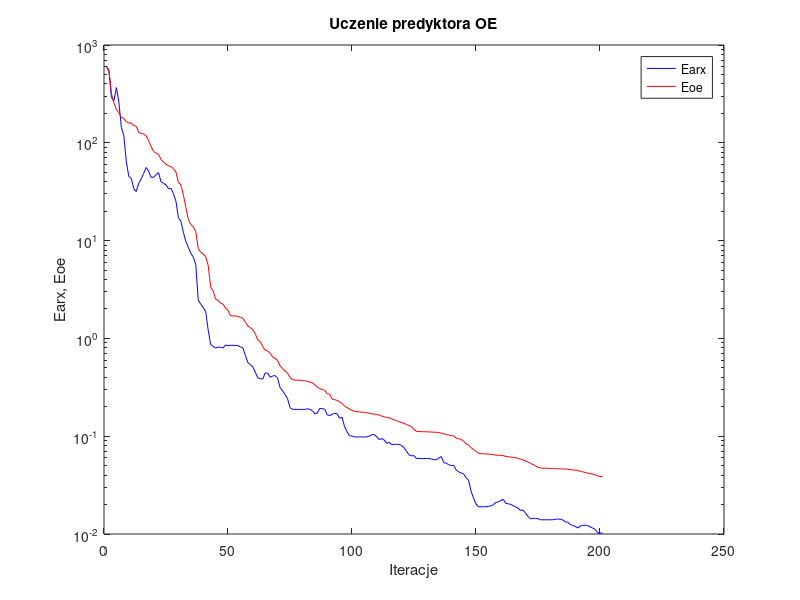
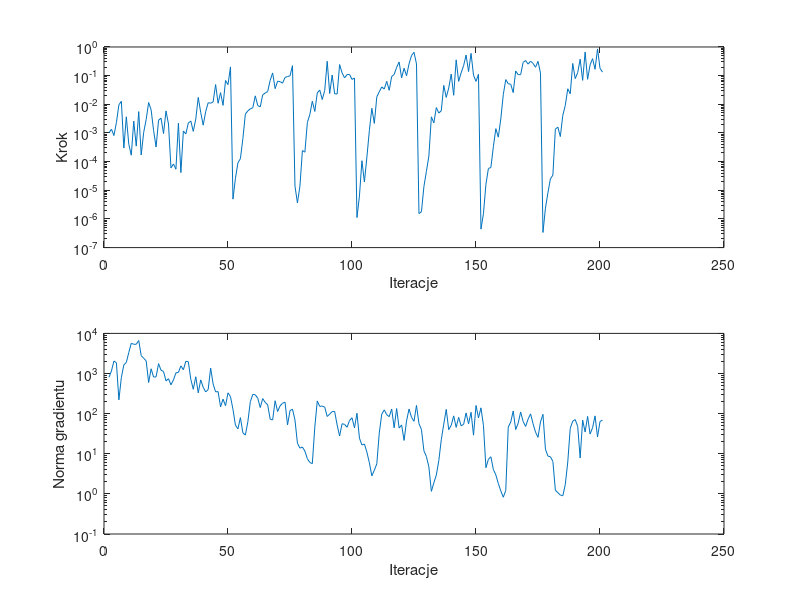

Source code (MATLAB) for these figures, in order:
%uczenie predyktora oe
clear all;
n=0; farx(n+1)=6.014669e+002; foe(n+1)=6.069283e+002; wspucz(n+1)=0.000000e+000; ng(n+1)=0.000000e+000;
%odnowa zmiennej metryki
n=1; farx(n+1)=5.386586e+002; foe(n+1)=5.530073e+002; krok(n+1)=1.002232e-003; ng(n+1)=8.036113e+002;
n=2; farx(n+1)=2.897135e+002; foe(n+1)=3.183984e+002; krok(n+1)=1.358387e-003; ng(n+1)=1.157971e+003;
n=3; farx(n+1)=2.697805e+002; foe(n+1)=2.556398e+002; krok(n+1)=8.132823e-004; ng(n+1)=2.049252e+003;
n=4; farx(n+1)=3.668474e+002; foe(n+1)=2.186934e+002; krok(n+1)=2.281831e-003; ng(n+1)=1.857761e+003;
n=5; farx(n+1)=2.596716e+002; foe(n+1)=2.031291e+002; krok(n+1)=9.612071e-003; ng(n+1)=2.205960e+002;
n=6; farx(n+1)=1.440369e+002; foe(n+1)=1.817584e+002; krok(n+1)=1.270603e-002; ng(n+1)=7.996375e+002;
n=7; farx(n+1)=1.180077e+002; foe(n+1)=1.771404e+002; krok(n+1)=2.969649e-004; ng(n+1)=1.642761e+003;
n=8; farx(n+1)=6.377833e+001; foe(n+1)=1.646629e+002; krok(n+1)=3.660956e-003; ng(n+1)=1.886065e+003;
n=9; farx(n+1)=4.546711e+001; foe(n+1)=1.596863e+002; krok(n+1)=4.009002e-004; ng(n+1)=3.356807e+003;
n=10; farx(n+1)=4.328739e+001; foe(n+1)=1.588282e+002; krok(n+1)=1.674127e-004; ng(n+1)=5.678433e+003;
n=11; farx(n+1)=3.392932e+001; foe(n+1)=1.497460e+002; krok(n+1)=2.593399e-003; ng(n+1)=5.353340e+003;
n=12; farx(n+1)=3.180844e+001; foe(n+1)=1.474686e+002; krok(n+1)=3.473499e-004; ng(n+1)=5.360874e+003;
n=13; farx(n+1)=3.856626e+001; foe(n+1)=1.278095e+002; krok(n+1)=5.557598e-003; ng(n+1)=6.656057e+003;
n=14; farx(n+1)=4.278329e+001; foe(n+1)=1.248044e+002; krok(n+1)=1.705607e-004; ng(n+1)=2.785095e+003;
n=15; farx(n+1)=4.863093e+001; foe(n+1)=1.228453e+002; krok(n+1)=1.046070e-003; ng(n+1)=2.399435e+003;
n=16; farx(n+1)=5.599246e+001; foe(n+1)=1.178575e+002; krok(n+1)=2.939707e-003; ng(n+1)=2.069766e+003;
n=17; farx(n+1)=5.127419e+001; foe(n+1)=1.048842e+002; krok(n+1)=1.153579e-002; ng(n+1)=5.971234e+002;
n=18; farx(n+1)=4.431248e+001; foe(n+1)=9.149370e+001; krok(n+1)=6.419868e-003; ng(n+1)=1.312263e+003;
n=19; farx(n+1)=4.449227e+001; foe(n+1)=8.133223e+001; krok(n+1)=1.218594e-003; ng(n+1)=8.150151e+002;
n=20; farx(n+1)=4.724041e+001; foe(n+1)=7.825704e+001; krok(n+1)=3.229906e-004; ng(n+1)=8.277364e+002;
n=21; farx(n+1)=4.946539e+001; foe(n+1)=7.623090e+001; krok(n+1)=2.778799e-003; ng(n+1)=1.760503e+003;
n=22; farx(n+1)=3.989958e+001; foe(n+1)=6.733244e+001; krok(n+1)=3.286413e-003; ng(n+1)=1.206284e+003;
n=23; farx(n+1)=3.860142e+001; foe(n+1)=6.344305e+001; krok(n+1)=9.540187e-004; ng(n+1)=1.124308e+003;
n=24; farx(n+1)=3.716633e+001; foe(n+1)=6.052430e+001; krok(n+1)=5.879413e-003; ng(n+1)=6.548376e+002;
n=25; farx(n+1)=3.392365e+001; foe(n+1)=5.802718e+001; krok(n+1)=2.051078e-003; ng(n+1)=7.423874e+002;
%odnowa zmiennej metryki
n=26; farx(n+1)=3.420338e+001; foe(n+1)=5.705684e+001; krok(n+1)=6.009622e-005; ng(n+1)=5.234702e+002;
n=27; farx(n+1)=3.019980e+001; foe(n+1)=5.440165e+001; krok(n+1)=8.286257e-005; ng(n+1)=6.925920e+002;
n=28; farx(n+1)=2.534681e+001; foe(n+1)=5.024106e+001; krok(n+1)=5.427827e-005; ng(n+1)=1.038976e+003;
n=29; farx(n+1)=1.713866e+001; foe(n+1)=3.945056e+001; krok(n+1)=2.187783e-003; ng(n+1)=1.064522e+003;
n=30; farx(n+1)=1.577310e+001; foe(n+1)=3.710365e+001; krok(n+1)=4.135969e-005; ng(n+1)=1.551802e+003;
n=31; farx(n+1)=1.215537e+001; foe(n+1)=2.957362e+001; krok(n+1)=1.167278e-003; ng(n+1)=1.240275e+003;
n=32; farx(n+1)=9.781096e+000; foe(n+1)=2.175730e+001; krok(n+1)=9.303493e-004; ng(n+1)=2.023713e+003;
n=33; farx(n+1)=8.546438e+000; foe(n+1)=1.653875e+001; krok(n+1)=2.223715e-003; ng(n+1)=1.962422e+003;
n=34; farx(n+1)=7.419851e+000; foe(n+1)=1.460994e+001; krok(n+1)=2.607264e-003; ng(n+1)=7.179113e+002;
n=35; farx(n+1)=6.797527e+000; foe(n+1)=1.380595e+001; krok(n+1)=1.135356e-003; ng(n+1)=4.047951e+002;
n=36; farx(n+1)=5.688655e+000; foe(n+1)=1.242885e+001; krok(n+1)=3.059436e-003; ng(n+1)=8.308746e+002;
n=37; farx(n+1)=2.470867e+000; foe(n+1)=8.301836e+000; krok(n+1)=1.740861e-002; ng(n+1)=3.298732e+002;
n=38; farx(n+1)=2.237094e+000; foe(n+1)=7.587480e+000; krok(n+1)=5.167850e-003; ng(n+1)=6.934111e+002;
n=39; farx(n+1)=2.074795e+000; foe(n+1)=7.296389e+000; krok(n+1)=1.869974e-003; ng(n+1)=4.553847e+002;
n=40; farx(n+1)=1.872147e+000; foe(n+1)=6.832194e+000; krok(n+1)=5.548179e-003; ng(n+1)=3.473606e+002;
n=41; farx(n+1)=1.221240e+000; foe(n+1)=5.593738e+000; krok(n+1)=1.131031e-002; ng(n+1)=3.979452e+002;
n=42; farx(n+1)=8.657996e-001; foe(n+1)=3.353254e+000; krok(n+1)=1.095618e-002; ng(n+1)=1.362726e+003;
n=43; farx(n+1)=8.302560e-001; foe(n+1)=3.072447e+000; krok(n+1)=1.210728e-002; ng(n+1)=5.467333e+002;
n=44; farx(n+1)=7.955941e-001; foe(n+1)=2.520857e+000; krok(n+1)=4.880471e-002; ng(n+1)=3.495145e+002;
n=45; farx(n+1)=8.144629e-001; foe(n+1)=2.454560e+000; krok(n+1)=1.086709e-002; ng(n+1)=3.540526e+002;
n=46; farx(n+1)=8.107855e-001; foe(n+1)=2.295633e+000; krok(n+1)=2.556212e-002; ng(n+1)=1.479208e+002;
n=47; farx(n+1)=7.992084e-001; foe(n+1)=2.235412e+000; krok(n+1)=9.173286e-003; ng(n+1)=2.298429e+002;
n=48; farx(n+1)=8.564356e-001; foe(n+1)=2.046794e+000; krok(n+1)=6.774452e-002; ng(n+1)=1.574013e+002;
n=49; farx(n+1)=8.422052e-001; foe(n+1)=1.937631e+000; krok(n+1)=4.857442e-002; ng(n+1)=3.295642e+002;
n=50; farx(n+1)=8.507146e-001; foe(n+1)=1.704357e+000; krok(n+1)=2.016994e-001; ng(n+1)=2.653453e+002;
%odnowa zmiennej metryki
n=51; farx(n+1)=8.494821e-001; foe(n+1)=1.698117e+000; krok(n+1)=4.904366e-006; ng(n+1)=1.283284e+002;
n=52; farx(n+1)=8.467534e-001; foe(n+1)=1.693763e+000; krok(n+1)=2.628202e-005; ng(n+1)=5.151471e+001;
n=53; farx(n+1)=8.436307e-001; foe(n+1)=1.683789e+000; krok(n+1)=9.108681e-005; ng(n+1)=4.175812e+001;
n=54; farx(n+1)=8.189849e-001; foe(n+1)=1.639522e+000; krok(n+1)=1.266921e-004; ng(n+1)=7.947787e+001;
n=55; farx(n+1)=8.017801e-001; foe(n+1)=1.607755e+000; krok(n+1)=6.369581e-004; ng(n+1)=3.320753e+001;
n=56; farx(n+1)=6.715394e-001; foe(n+1)=1.462498e+000; krok(n+1)=4.563662e-003; ng(n+1)=2.921129e+001;
n=57; farx(n+1)=5.657209e-001; foe(n+1)=1.337775e+000; krok(n+1)=5.906887e-003; ng(n+1)=6.261763e+001;
n=58; farx(n+1)=5.410025e-001; foe(n+1)=1.288375e+000; krok(n+1)=6.970444e-003; ng(n+1)=1.983864e+002;
n=59; farx(n+1)=5.110158e-001; foe(n+1)=1.229851e+000; krok(n+1)=7.598245e-003; ng(n+1)=3.022476e+002;
n=60; farx(n+1)=4.513176e-001; foe(n+1)=1.115208e+000; krok(n+1)=1.970594e-002; ng(n+1)=2.941374e+002;
n=61; farx(n+1)=3.966624e-001; foe(n+1)=9.627791e-001; krok(n+1)=9.019129e-003; ng(n+1)=2.425802e+002;
n=62; farx(n+1)=3.881982e-001; foe(n+1)=9.248069e-001; krok(n+1)=8.155298e-003; ng(n+1)=1.418342e+002;
n=63; farx(n+1)=3.835072e-001; foe(n+1)=8.267898e-001; krok(n+1)=2.142882e-002; ng(n+1)=2.370728e+002;
n=64; farx(n+1)=4.423490e-001; foe(n+1)=7.577312e-001; krok(n+1)=2.476948e-002; ng(n+1)=1.909061e+002;
n=65; farx(n+1)=4.416241e-001; foe(n+1)=7.443684e-001; krok(n+1)=2.792385e-002; ng(n+1)=1.652153e+002;
n=66; farx(n+1)=4.004863e-001; foe(n+1)=7.056481e-001; krok(n+1)=6.813219e-002; ng(n+1)=7.285666e+001;
n=67; farx(n+1)=4.124334e-001; foe(n+1)=6.460930e-001; krok(n+1)=1.242765e-001; ng(n+1)=6.951562e+001;
n=68; farx(n+1)=4.168314e-001; foe(n+1)=6.267443e-001; krok(n+1)=3.522595e-002; ng(n+1)=2.096984e+002;
n=69; farx(n+1)=3.916300e-001; foe(n+1)=5.922969e-001; krok(n+1)=6.394768e-002; ng(n+1)=1.128990e+002;
n=70; farx(n+1)=3.143929e-001; foe(n+1)=5.252131e-001; krok(n+1)=6.153853e-002; ng(n+1)=1.562789e+002;
n=71; farx(n+1)=2.923023e-001; foe(n+1)=4.899460e-001; krok(n+1)=5.466235e-002; ng(n+1)=1.818348e+002;
n=72; farx(n+1)=2.658204e-001; foe(n+1)=4.648973e-001; krok(n+1)=8.643496e-002; ng(n+1)=1.929812e+002;
n=73; farx(n+1)=2.423154e-001; foe(n+1)=4.407397e-001; krok(n+1)=9.327289e-002; ng(n+1)=5.220644e+001;
n=74; farx(n+1)=1.957622e-001; foe(n+1)=3.999689e-001; krok(n+1)=9.809225e-002; ng(n+1)=1.188628e+002;
n=75; farx(n+1)=1.883964e-001; foe(n+1)=3.795045e-001; krok(n+1)=2.233908e-001; ng(n+1)=1.293175e+002;
%odnowa zmiennej metryki
n=76; farx(n+1)=1.880188e-001; foe(n+1)=3.742996e-001; krok(n+1)=1.404624e-005; ng(n+1)=6.970961e+001;
n=77; farx(n+1)=1.879945e-001; foe(n+1)=3.742290e-001; krok(n+1)=3.629487e-006; ng(n+1)=1.832500e+001;
n=78; farx(n+1)=1.878974e-001; foe(n+1)=3.740506e-001; krok(n+1)=1.399157e-005; ng(n+1)=1.379363e+001;
n=79; farx(n+1)=1.879682e-001; foe(n+1)=3.703382e-001; krok(n+1)=2.431513e-004; ng(n+1)=1.471221e+001;
n=80; farx(n+1)=1.878661e-001; foe(n+1)=3.688349e-001; krok(n+1)=2.136960e-004; ng(n+1)=1.164586e+001;
n=81; farx(n+1)=1.908562e-001; foe(n+1)=3.631692e-001; krok(n+1)=2.322389e-003; ng(n+1)=7.542961e+000;
n=82; farx(n+1)=1.883968e-001; foe(n+1)=3.582935e-001; krok(n+1)=4.419773e-003; ng(n+1)=6.074344e+000;
n=83; farx(n+1)=1.819484e-001; foe(n+1)=3.515064e-001; krok(n+1)=1.280182e-002; ng(n+1)=5.669416e+000;
n=84; farx(n+1)=1.696077e-001; foe(n+1)=3.360361e-001; krok(n+1)=5.627734e-003; ng(n+1)=4.628817e+001;
n=85; farx(n+1)=1.727389e-001; foe(n+1)=3.174465e-001; krok(n+1)=2.513364e-002; ng(n+1)=2.069769e+002;
n=86; farx(n+1)=1.927362e-001; foe(n+1)=3.063514e-001; krok(n+1)=3.134015e-002; ng(n+1)=1.514002e+002;
n=87; farx(n+1)=1.913728e-001; foe(n+1)=3.011138e-001; krok(n+1)=1.464382e-002; ng(n+1)=1.548575e+002;
n=88; farx(n+1)=1.884906e-001; foe(n+1)=2.942946e-001; krok(n+1)=3.052860e-002; ng(n+1)=1.449055e+002;
n=89; farx(n+1)=1.655491e-001; foe(n+1)=2.711645e-001; krok(n+1)=3.174758e-001; ng(n+1)=8.492441e+001;
n=90; farx(n+1)=1.623603e-001; foe(n+1)=2.683610e-001; krok(n+1)=2.378377e-002; ng(n+1)=9.742117e+001;
n=91; farx(n+1)=1.680290e-001; foe(n+1)=2.394752e-001; krok(n+1)=1.048915e-001; ng(n+1)=1.126307e+002;
n=92; farx(n+1)=1.710427e-001; foe(n+1)=2.364452e-001; krok(n+1)=2.331822e-002; ng(n+1)=1.137997e+002;
n=93; farx(n+1)=1.700197e-001; foe(n+1)=2.321179e-001; krok(n+1)=2.280046e-002; ng(n+1)=5.232322e+001;
n=94; farx(n+1)=1.524449e-001; foe(n+1)=2.242168e-001; krok(n+1)=2.436225e-001; ng(n+1)=2.766068e+001;
n=95; farx(n+1)=1.567376e-001; foe(n+1)=2.162840e-001; krok(n+1)=1.254000e-001; ng(n+1)=5.602310e+001;
n=96; farx(n+1)=1.248248e-001; foe(n+1)=2.028277e-001; krok(n+1)=8.333356e-002; ng(n+1)=5.414867e+001;
n=97; farx(n+1)=1.112490e-001; foe(n+1)=1.959648e-001; krok(n+1)=1.088038e-001; ng(n+1)=4.575102e+001;
n=98; farx(n+1)=1.009422e-001; foe(n+1)=1.896576e-001; krok(n+1)=1.102898e-001; ng(n+1)=6.726240e+001;
n=99; farx(n+1)=1.004821e-001; foe(n+1)=1.840108e-001; krok(n+1)=7.370577e-002; ng(n+1)=7.898501e+001;
n=100; farx(n+1)=9.826416e-002; foe(n+1)=1.790414e-001; krok(n+1)=8.268560e-002; ng(n+1)=4.432553e+001;
%odnowa zmiennej metryki
n=101; farx(n+1)=9.828151e-002; foe(n+1)=1.779588e-001; krok(n+1)=1.116971e-006; ng(n+1)=1.021996e+002;
n=102; farx(n+1)=9.834069e-002; foe(n+1)=1.776390e-001; krok(n+1)=6.284158e-006; ng(n+1)=2.453760e+001;
n=103; farx(n+1)=9.818033e-002; foe(n+1)=1.759548e-001; krok(n+1)=1.075741e-004; ng(n+1)=1.651165e+001;
n=104; farx(n+1)=9.806499e-002; foe(n+1)=1.755418e-001; krok(n+1)=1.941361e-005; ng(n+1)=1.747866e+001;
n=105; farx(n+1)=9.841196e-002; foe(n+1)=1.739133e-001; krok(n+1)=1.433326e-004; ng(n+1)=1.101430e+001;
n=106; farx(n+1)=1.000561e-001; foe(n+1)=1.716159e-001; krok(n+1)=1.218668e-003; ng(n+1)=5.981285e+000;
n=107; farx(n+1)=1.038127e-001; foe(n+1)=1.691741e-001; krok(n+1)=7.251821e-003; ng(n+1)=2.815842e+000;
n=108; farx(n+1)=1.038436e-001; foe(n+1)=1.680742e-001; krok(n+1)=2.156451e-003; ng(n+1)=3.878054e+000;
n=109; farx(n+1)=9.841292e-002; foe(n+1)=1.665364e-001; krok(n+1)=1.816570e-002; ng(n+1)=5.633568e+000;
n=110; farx(n+1)=9.248098e-002; foe(n+1)=1.646425e-001; krok(n+1)=2.732857e-002; ng(n+1)=3.316371e+001;
n=111; farx(n+1)=9.452355e-002; foe(n+1)=1.601851e-001; krok(n+1)=4.034388e-002; ng(n+1)=9.736534e+001;
n=112; farx(n+1)=9.136865e-002; foe(n+1)=1.585777e-001; krok(n+1)=3.406610e-002; ng(n+1)=1.241586e+002;
n=113; farx(n+1)=8.454772e-002; foe(n+1)=1.550631e-001; krok(n+1)=6.345766e-002; ng(n+1)=9.395689e+001;
n=114; farx(n+1)=8.653502e-002; foe(n+1)=1.543909e-001; krok(n+1)=3.072094e-002; ng(n+1)=8.418168e+001;
n=115; farx(n+1)=8.195303e-002; foe(n+1)=1.503972e-001; krok(n+1)=9.359461e-002; ng(n+1)=1.304264e+002;
n=116; farx(n+1)=8.260494e-002; foe(n+1)=1.470436e-001; krok(n+1)=1.096481e-001; ng(n+1)=4.428009e+001;
n=117; farx(n+1)=8.267747e-002; foe(n+1)=1.437762e-001; krok(n+1)=1.951976e-001; ng(n+1)=1.339673e+002;
n=118; farx(n+1)=8.230328e-002; foe(n+1)=1.404001e-001; krok(n+1)=2.994154e-001; ng(n+1)=4.382283e+001;
n=119; farx(n+1)=8.009410e-002; foe(n+1)=1.384204e-001; krok(n+1)=8.386628e-002; ng(n+1)=5.229283e+001;
n=120; farx(n+1)=7.628611e-002; foe(n+1)=1.355352e-001; krok(n+1)=1.809649e-001; ng(n+1)=2.149657e+001;
n=121; farx(n+1)=6.991753e-002; foe(n+1)=1.313434e-001; krok(n+1)=9.907791e-002; ng(n+1)=6.592188e+001;
n=122; farx(n+1)=6.441202e-002; foe(n+1)=1.284897e-001; krok(n+1)=2.583432e-001; ng(n+1)=1.306072e+002;
n=123; farx(n+1)=6.307005e-002; foe(n+1)=1.247781e-001; krok(n+1)=5.045340e-001; ng(n+1)=8.077928e+001;
n=124; farx(n+1)=6.329268e-002; foe(n+1)=1.180251e-001; krok(n+1)=6.537835e-001; ng(n+1)=6.453020e+001;
n=125; farx(n+1)=5.925334e-002; foe(n+1)=1.119367e-001; krok(n+1)=2.553603e-001; ng(n+1)=1.603188e+002;
%odnowa zmiennej metryki
n=126; farx(n+1)=5.920907e-002; foe(n+1)=1.115415e-001; krok(n+1)=1.541128e-006; ng(n+1)=5.649818e+001;
n=127; farx(n+1)=5.915134e-002; foe(n+1)=1.112860e-001; krok(n+1)=1.789244e-006; ng(n+1)=4.020519e+001;
n=128; farx(n+1)=5.910123e-002; foe(n+1)=1.111451e-001; krok(n+1)=1.361415e-005; ng(n+1)=1.181959e+001;
n=129; farx(n+1)=5.909890e-002; foe(n+1)=1.108879e-001; krok(n+1)=4.570049e-005; ng(n+1)=8.535493e+000;
n=130; farx(n+1)=5.917081e-002; foe(n+1)=1.106327e-001; krok(n+1)=1.575933e-004; ng(n+1)=4.677264e+000;
n=131; farx(n+1)=5.857493e-002; foe(n+1)=1.103881e-001; krok(n+1)=3.657312e-003; ng(n+1)=1.156258e+000;
n=132; farx(n+1)=5.755548e-002; foe(n+1)=1.098776e-001; krok(n+1)=2.232322e-003; ng(n+1)=1.888245e+000;
n=133; farx(n+1)=5.747584e-002; foe(n+1)=1.095962e-001; krok(n+1)=7.716255e-003; ng(n+1)=2.938941e+000;
n=134; farx(n+1)=5.963586e-002; foe(n+1)=1.087590e-001; krok(n+1)=4.949772e-003; ng(n+1)=6.736688e+000;
n=135; farx(n+1)=6.207124e-002; foe(n+1)=1.078117e-001; krok(n+1)=5.967206e-003; ng(n+1)=2.232803e+001;
n=136; farx(n+1)=5.368210e-002; foe(n+1)=1.054776e-001; krok(n+1)=4.568872e-002; ng(n+1)=5.466176e+001;
n=137; farx(n+1)=5.303569e-002; foe(n+1)=1.044407e-001; krok(n+1)=1.740861e-002; ng(n+1)=1.277550e+002;
n=138; farx(n+1)=5.112413e-002; foe(n+1)=1.029594e-001; krok(n+1)=3.696362e-002; ng(n+1)=3.989160e+001;
n=139; farx(n+1)=5.009417e-002; foe(n+1)=1.012650e-001; krok(n+1)=1.135981e-001; ng(n+1)=5.094915e+001;
n=140; farx(n+1)=5.035912e-002; foe(n+1)=1.007333e-001; krok(n+1)=2.067140e-002; ng(n+1)=8.787756e+001;
n=141; farx(n+1)=4.520605e-002; foe(n+1)=9.609037e-002; krok(n+1)=3.556863e-001; ng(n+1)=4.553880e+001;
n=142; farx(n+1)=4.319861e-002; foe(n+1)=9.412962e-002; krok(n+1)=6.306675e-002; ng(n+1)=8.069503e+001;
n=143; farx(n+1)=4.206606e-002; foe(n+1)=9.283523e-002; krok(n+1)=1.253365e-001; ng(n+1)=4.986521e+001;
n=144; farx(n+1)=4.107742e-002; foe(n+1)=8.875059e-002; krok(n+1)=2.224108e-001; ng(n+1)=5.390236e+001;
n=145; farx(n+1)=3.765285e-002; foe(n+1)=8.351282e-002; krok(n+1)=5.235795e-001; ng(n+1)=1.040155e+002;
n=146; farx(n+1)=3.558171e-002; foe(n+1)=8.125950e-002; krok(n+1)=1.390811e-001; ng(n+1)=5.574317e+001;
n=147; farx(n+1)=2.746413e-002; foe(n+1)=7.616937e-002; krok(n+1)=5.995370e-001; ng(n+1)=1.078736e+002;
n=148; farx(n+1)=2.335059e-002; foe(n+1)=7.341515e-002; krok(n+1)=1.036878e-001; ng(n+1)=2.902891e+001;
n=149; farx(n+1)=2.029749e-002; foe(n+1)=6.973546e-002; krok(n+1)=6.306675e-002; ng(n+1)=1.602618e+002;
n=150; farx(n+1)=1.896977e-002; foe(n+1)=6.695915e-002; krok(n+1)=1.111619e-001; ng(n+1)=7.848551e+001;
%odnowa zmiennej metryki
n=151; farx(n+1)=1.897303e-002; foe(n+1)=6.629343e-002; krok(n+1)=4.405193e-007; ng(n+1)=1.395052e+002;
n=152; farx(n+1)=1.899005e-002; foe(n+1)=6.596288e-002; krok(n+1)=1.522283e-006; ng(n+1)=5.078628e+001;
n=153; farx(n+1)=1.899333e-002; foe(n+1)=6.592195e-002; krok(n+1)=1.621284e-005; ng(n+1)=4.495450e+000;
n=154; farx(n+1)=1.917208e-002; foe(n+1)=6.563370e-002; krok(n+1)=5.755042e-005; ng(n+1)=7.248989e+000;
n=155; farx(n+1)=1.938307e-002; foe(n+1)=6.525496e-002; krok(n+1)=6.252649e-005; ng(n+1)=8.428817e+000;
n=156; farx(n+1)=1.988467e-002; foe(n+1)=6.473493e-002; krok(n+1)=3.323859e-004; ng(n+1)=4.056786e+000;
n=157; farx(n+1)=2.105510e-002; foe(n+1)=6.403892e-002; krok(n+1)=1.413789e-003; ng(n+1)=2.973075e+000;
n=158; farx(n+1)=2.131234e-002; foe(n+1)=6.385195e-002; krok(n+1)=7.138862e-004; ng(n+1)=1.812127e+000;
n=159; farx(n+1)=2.205569e-002; foe(n+1)=6.365034e-002; krok(n+1)=3.096185e-003; ng(n+1)=1.186075e+000;
n=160; farx(n+1)=2.264192e-002; foe(n+1)=6.336734e-002; krok(n+1)=2.173419e-002; ng(n+1)=8.249104e-001;
n=161; farx(n+1)=2.058067e-002; foe(n+1)=6.196295e-002; krok(n+1)=7.274432e-002; ng(n+1)=1.220067e+000;
n=162; farx(n+1)=2.037183e-002; foe(n+1)=6.167839e-002; krok(n+1)=5.208958e-002; ng(n+1)=4.602849e+001;
n=163; farx(n+1)=2.008089e-002; foe(n+1)=6.115943e-002; krok(n+1)=5.016986e-002; ng(n+1)=6.176747e+001;
n=164; farx(n+1)=1.947607e-002; foe(n+1)=6.064703e-002; krok(n+1)=2.559636e-002; ng(n+1)=1.164306e+002;
n=165; farx(n+1)=1.893133e-002; foe(n+1)=6.019329e-002; krok(n+1)=1.456144e-001; ng(n+1)=4.014897e+001;
n=166; farx(n+1)=1.831937e-002; foe(n+1)=5.938116e-002; krok(n+1)=1.082372e-001; ng(n+1)=5.760185e+001;
n=167; farx(n+1)=1.741721e-002; foe(n+1)=5.818648e-002; krok(n+1)=1.082372e-001; ng(n+1)=1.101108e+002;
n=168; farx(n+1)=1.753105e-002; foe(n+1)=5.730060e-002; krok(n+1)=2.905057e-001; ng(n+1)=6.375424e+001;
n=169; farx(n+1)=1.627532e-002; foe(n+1)=5.582459e-002; krok(n+1)=3.355407e-001; ng(n+1)=4.784703e+001;
n=170; farx(n+1)=1.510040e-002; foe(n+1)=5.416761e-002; krok(n+1)=2.522670e-001; ng(n+1)=7.294812e+001;
n=171; farx(n+1)=1.427980e-002; foe(n+1)=5.283023e-002; krok(n+1)=3.180725e-001; ng(n+1)=9.878444e+001;
n=172; farx(n+1)=1.445305e-002; foe(n+1)=5.121209e-002; krok(n+1)=2.681247e-001; ng(n+1)=5.616585e+001;
n=173; farx(n+1)=1.444245e-002; foe(n+1)=4.977619e-002; krok(n+1)=1.961845e-001; ng(n+1)=3.453056e+001;
n=174; farx(n+1)=1.434060e-002; foe(n+1)=4.799696e-002; krok(n+1)=3.155149e-001; ng(n+1)=2.565364e+001;
n=175; farx(n+1)=1.396738e-002; foe(n+1)=4.734775e-002; krok(n+1)=1.227474e-001; ng(n+1)=6.193704e+001;
%odnowa zmiennej metryki
n=176; farx(n+1)=1.396864e-002; foe(n+1)=4.710022e-002; krok(n+1)=3.377220e-007; ng(n+1)=9.615997e+001;
n=177; farx(n+1)=1.397014e-002; foe(n+1)=4.706733e-002; krok(n+1)=2.387267e-006; ng(n+1)=1.299272e+001;
n=178; farx(n+1)=1.396128e-002; foe(n+1)=4.700436e-002; krok(n+1)=8.186754e-006; ng(n+1)=8.746851e+000;
n=179; farx(n+1)=1.398779e-002; foe(n+1)=4.676551e-002; krok(n+1)=2.499645e-005; ng(n+1)=8.438252e+000;
n=180; farx(n+1)=1.397825e-002; foe(n+1)=4.664294e-002; krok(n+1)=3.369455e-005; ng(n+1)=6.452690e+000;
n=181; farx(n+1)=1.414659e-002; foe(n+1)=4.650795e-002; krok(n+1)=1.358387e-003; ng(n+1)=1.235145e+000;
n=182; farx(n+1)=1.421996e-002; foe(n+1)=4.643527e-002; krok(n+1)=1.600227e-003; ng(n+1)=1.071959e+000;
n=183; farx(n+1)=1.416585e-002; foe(n+1)=4.640649e-002; krok(n+1)=7.496833e-004; ng(n+1)=9.357082e-001;
n=184; farx(n+1)=1.390504e-002; foe(n+1)=4.632441e-002; krok(n+1)=4.101231e-003; ng(n+1)=8.979165e-001;
n=185; farx(n+1)=1.334061e-002; foe(n+1)=4.622515e-002; krok(n+1)=9.150227e-003; ng(n+1)=1.707324e+000;
n=186; farx(n+1)=1.317176e-002; foe(n+1)=4.586015e-002; krok(n+1)=3.482091e-002; ng(n+1)=6.234443e+000;
n=187; farx(n+1)=1.251095e-002; foe(n+1)=4.564061e-002; krok(n+1)=2.334578e-002; ng(n+1)=4.306105e+001;
n=188; farx(n+1)=1.225038e-002; foe(n+1)=4.521474e-002; krok(n+1)=2.663792e-001; ng(n+1)=6.476312e+001;
n=189; farx(n+1)=1.197388e-002; foe(n+1)=4.502730e-002; krok(n+1)=7.851907e-002; ng(n+1)=7.117870e+001;
n=190; farx(n+1)=1.150860e-002; foe(n+1)=4.465202e-002; krok(n+1)=1.276801e-001; ng(n+1)=4.822338e+001;
n=191; farx(n+1)=1.202794e-002; foe(n+1)=4.382135e-002; krok(n+1)=3.730776e-001; ng(n+1)=7.839107e+000;
n=192; farx(n+1)=1.221096e-002; foe(n+1)=4.326119e-002; krok(n+1)=6.852302e-002; ng(n+1)=6.922192e+001;
n=193; farx(n+1)=1.230324e-002; foe(n+1)=4.253945e-002; krok(n+1)=6.665509e-001; ng(n+1)=3.479441e+001;
n=194; farx(n+1)=1.224766e-002; foe(n+1)=4.192593e-002; krok(n+1)=7.437068e-002; ng(n+1)=8.539742e+001;
n=195; farx(n+1)=1.183343e-002; foe(n+1)=4.145449e-002; krok(n+1)=2.381694e-001; ng(n+1)=3.097482e+001;
n=196; farx(n+1)=1.151386e-002; foe(n+1)=4.109944e-002; krok(n+1)=3.923690e-001; ng(n+1)=4.441374e+001;
n=197; farx(n+1)=1.113990e-002; foe(n+1)=4.035772e-002; krok(n+1)=1.668612e-001; ng(n+1)=8.788379e+001;
n=198; farx(n+1)=1.035861e-002; foe(n+1)=3.930295e-002; krok(n+1)=8.551844e-001; ng(n+1)=2.619155e+001;
n=199; farx(n+1)=1.023297e-002; foe(n+1)=3.877755e-002; krok(n+1)=1.803622e-001; ng(n+1)=6.370964e+001;
n=200; farx(n+1)=1.021873e-002; foe(n+1)=3.830650e-002; krok(n+1)=1.328156e-001; ng(n+1)=6.908735e+001;

figure; semilogy(farx,'b'); hold on; semilogy(foe,'r'); xlabel('Iteracje'); ylabel('Earx, Eoe'); legend('Earx','Eoe'); title('Uczenie predyktora OE');
figure; subplot(2,1,1); semilogy(krok); xlabel('Iteracje'); ylabel('Krok');
subplot(2,1,2); semilogy(ng); xlabel('Iteracje'); ylabel('Norma gradientu');
Earx=farx(n+1)
Eoe=foe(n+1)
